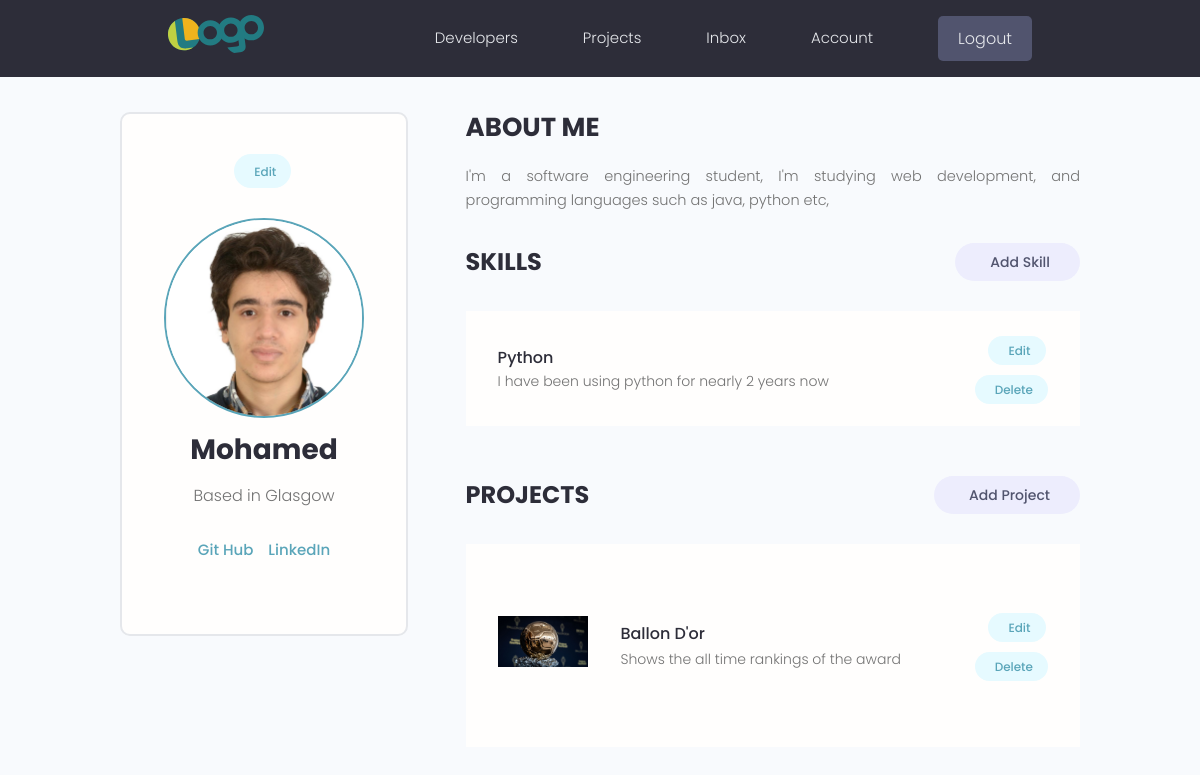
Screenshot of /account/ (signed in) with the database file from the repository.
### users/models.py (models this page shows, shortened)
class Profile(models.Model):
    user = models.OneToOneField(
        User, on_delete=models.CASCADE, null=True, blank=True)
    name = models.CharField(max_length=200, blank=True, null=True)
    email = models.EmailField(max_length=500, blank=True, null=True)
    username = models.CharField(max_length=200, blank=True, null=True)
    location = models.CharField(max_length=200, blank=True, null=True)
    short_intro = models.CharField(max_length=200, blank=True, null=True)
    bio = models.TextField(blank=True, null=True)
    profile_image = models.ImageField(
        null=True, blank=True, upload_to='profiles/', default="profiles/user-default.png")
    social_github = models.CharField(max_length=200, blank=True, null=True)
    social_twitter = models.CharField(max_length=200, blank=True, null=True)
    social_linkedin = models.CharField(max_length=200, blank=True, null=True)
    social_youtube = models.CharField(max_length=200, blank=True, null=True)
    social_website = models.CharField(max_length=200, blank=True, null=True)
    created = models.DateTimeField(auto_now_add=True)
    id = models.UUIDField(default=uuid.uuid4, unique=True,
                          primary_key=True, editable=False)
    class Meta:
        ordering = ['created']
    @property
    def imageURL(self):
        try:
            url = self.profile_image.url
        except:
            url = ''
        return url

class Skill(models.Model):
    owner = models.ForeignKey(
        Profile, on_delete=models.CASCADE, null=True, blank=True)
    name = models.CharField(max_length=200, blank=True, null=True)
    description = models.TextField(null=True, blank=True)
    created = models.DateTimeField(auto_now_add=True)
    id = models.UUIDField(default=uuid.uuid4, unique=True,
                          primary_key=True, editable=False)

### projects/models.py (models this page shows, shortened)
class Project(models.Model):
    owner = models.ForeignKey(
        Profile, null=True, blank=True, on_delete=models.CASCADE)
    title = models.CharField(max_length=200)
    description = models.TextField(null=True, blank=True)
    featured_image = models.ImageField(
        null=True, blank=True, default="default.jpg")
    demo_link = models.CharField(max_length=2000, null=True, blank=True)
    source_link = models.CharField(max_length=2000, null=True, blank=True)
    tags = models.ManyToManyField('Tag', blank=True)
    vote_total = models.IntegerField(default=0, null=True, blank=True)
    vote_ratio = models.IntegerField(default=0, null=True, blank=True)
    created = models.DateTimeField(auto_now_add=True)
    id = models.UUIDField(default=uuid.uuid4, unique=True,
                          primary_key=True, editable=False)
    class Meta:
        ordering = ['-vote_ratio', '-vote_total', 'title']
    @property
    def imageURL(self):
        try:
            url = self.featured_image.url
        except:
            url = ''
        return url

### users/views.py (the view)
# urls.py: path('account/', views.userAccount, name="account"),
@login_required(login_url='login') #login is required
def userAccount(request):
    profile = request.user.profile
    skills = profile.skill_set.all()
    projects = profile.project_set.all()
    context = {'profile': profile, 'skills': skills, 'projects': projects}
    return render(request, 'users/account.html', context)

### users/templates/users/account.html (shortened to what this page needs)
{% extends 'main.html' %}
{% block content %}
<main class="settingsPage profile my-md">
  <div class="container">
    <div class="layout">
      <div class="column column--1of3">
        <div class="card text-center">
          <div class="card__body dev">
            <a class="tag tag--pill tag--main settings__btn" href="{% url 'edit-account' %}">
              Edit</a>
            <img class="avatar avatar--xl dev__avatar" src="{{profile.imageURL}}" />
            <h2 class="dev__name">{{profile.name}}</h2>
            <p class="dev__location">Based in {{profile.location}}</p>
            <ul class="dev__social">
              {% if profile.social_github %}
              <li>
                <a title="Github" href="{{profile.social_github}}" target="_blank">Git Hub</a>
              </li>
              {% endif %}
              {% if profile.social_linkedin %}
              <li>
                <a title="LinkedIn" href="{{profile.social_linkedin}}" target="_blank">LinkedIn</a>
              </li>
              {% endif %}
            </ul>
          </div>
        </div>
      </div>
      <div class="column column--2of3">
        <div class="devInfo">
          <h3 class="devInfo__title">About Me</h3>
          <p class="devInfo__about">{{profile.bio}}</p>
        </div>
        <div class="settings">
          <h3 class="settings__title">Skills</h3>
          <a class="tag tag--pill tag--sub settings__btn tag--lg" href="{% url 'create-skill' %}"> Add Skill</a>
        </div>
        <table class="settings__table">
          {% for skill in skills %}
          <tr>
            <td class="settings__tableInfo">
              <h4>{{skill.name}}</h4>
              <p>
                {{skill.description}}
              </p>
            </td>
            <td class="settings__tableActions">
              <a class="tag tag--pill tag--main settings__btn" href="{% url 'update-skill' skill.id %}"> Edit</a>
              <a class="tag tag--pill tag--main settings__btn" href="{% url 'delete-skill' skill.id %}?next=/account">
                Delete</a>
            </td>
          </tr>
          {% endfor %}
        </table>
        <div class="settings">
          <h3 class="settings__title">Projects</h3>
          <a class="tag tag--pill tag--sub settings__btn tag--lg" href="{% url 'create-project' %}"> Add Project</a>
        </div>
        <table class="settings__table">
          {% for project in projects %}
          <tr>
            <td class="settings__thumbnail">
              <a href="{% url 'project' project.id %}"><img src="{{project.imageURL}}" alt="Project Thumbnail" /></a>
            </td>
            <td class="settings__tableInfo">
              <a href="{% url 'project' project.id %}">{{project.title}}</a>
              <p>{{project.description|slice:"150"}}</p>
            </td>
            <td class="settings__tableActions">
              <a class="tag tag--pill tag--main settings__btn" href="{% url 'update-project' project.id %}"> Edit</a>
              <a class="tag tag--pill tag--main settings__btn"
                href="{% url 'delete-project'  project.id %}?next=/account">
                Delete</a>
            </td>
          </tr>
          {% endfor %}
        </table>
      </div>
    </div>
  </div>
</main>
{% endblock %}

### static/styles/app.css (style rules this page uses)
:root { --color-sub: #2d2d39; }
.card { border: 2px solid var(--color-light); }
img { width: 100%; }
.profile .card > .dev { padding: 4rem; }
.dev__avatar { display: block; margin: auto; }
.dev__name { color: var(--color-sub); font-size: 2.8rem; font-weight: 700; margin-top: 1rem; margin-bottom: 0.5rem; }
.dev__location { margin-top: 1rem; }
.dev__social { margin: 3rem 0; list-style: none; display: flex; justify-content: center; gap: 1.5rem; }
.devInfo { margin-bottom: 3rem; }
.devInfo__title, .devInfo__subtitle { font-size: 2.6rem; color: var(--color-sub); text-transform: uppercase; font-weight: 700; margin-bottom: 1.5rem; }
.devInfo__about, .devSkill__info { font-size: 1.45rem; line-height: 1.7; text-align: justify; }
.settingsPage .dev > .settings__btn { display: inline-block; margin-bottom: 3rem; }
.settings { display: flex; justify-content: space-between; align-items: center; }
.settings__title { font-size: 2.4rem; text-transform: uppercase; font-weight: 700; color: var(--color-sub); }
.settings__table { margin-top: 3rem; margin-bottom: 5rem; padding: 0 3rem; background: var(--color-white); }
.settings__table tr { width: 100%; }
.settings__table tr > td { padding: 2rem 0; }
.settings__thumbnail { width: 23%; min-width: 10rem; }
.settings__thumbnail img { padding-right: 3rem; height: 15rem; object-fit: contain; }
.settings__tableInfo { width: 100%; }
.settings__tableInfo h4, .settings__tableInfo a { padding-right: 1rem; width: auto; font-size: 1.6rem; font-weight: 500; color: var(--color-sub); }
.settings__tableInfo p { font-size: 1.4rem; }
.settings__tableActions { text-align: right; }

### static/uikit/styles/modules/_variables.css (style rules this page uses)
:root { --color-main: #5aa5b9; --color-main-light: #e6faff; --color-sub: #3f4156; --color-sub-light: #51546e; --color-sub-lighter: #ededfd; --color-text: #737373; --color-gray: #8b8b8b; --color-light: #e5e7eb; --color-light-gray: #767676; --color-bg: #f8fafd; --color-white: #fffefd; --color-white-light: #f3f3f3; --color-success: #359e64; --color-success-bg: #def8e8; --color-error: #fc4b0b; --color-error-bg: #fff2ee; --font-base: 'Poppins', arial, helvetica, 'Segoe UI', roboto, ubuntu, sans-serif; --font-monospace: 'Fira Code', 'Courier New', courier, monospace; --font-regular: 300; --font-medium: 500; --font-bold: 700; --generic-shadow: 1px 1px 5px #00000010; --generic-transition: all 0.3s ease-in-out; }

### static/uikit/styles/modules/_base.css (style rules this page uses)
* { margin: 0; padding: 0; box-sizing: border-box; text-rendering: optimizeLegibility; color: inherit; font-size: inherit; }
html { font-size: 50%; }
@media only screen and (min-width: 480px) { html { font-size: 56.25%; } }
@media only screen and (min-width: 1200px) { html { font-size: 62.5%; } }
body { line-height: 1.6; font-weight: 400; font-size: 1.5rem; color: var(--color-text); background-color: var(--color-bg); min-height: 100vh; }

### static/uikit/styles/modules/_typography.css (style rules this page uses)
* { font-family: var(--font-base); }
h2 { font-size: 3.6rem; font-weight: var(--font-bold); }
h3 { font-size: 3.2rem; font-weight: var(--font-medium); }
h4 { font-size: 2.8rem; font-weight: var(--font-medium); }
p, span, strong { font-size: 1.6rem; color: var(--color-text); font-weight: var(--font-regular); }
a { padding-bottom: 2px; text-decoration: none; display: inline-block; color: var(--color-main); font-weight: var(--font-medium); }

### static/uikit/styles/modules/_utilities.css (style rules this page uses)
.container { width: 92%; max-width: 165rem; margin: 0 auto; box-sizing: border-box; }
@media screen and (min-width: 1000px) { .container { width: 90%; } }
@media screen and (min-width: 1200px) { .container { width: 80%; } }
.text-center { text-align: center; }
.my-md { margin: 3rem auto; }

### static/uikit/styles/modules/_avatar.css (style rules this page uses)
.avatar { border-radius: 50%; border: 2px solid var(--color-main); object-fit: cover; }
.avatar--xl { height: 20rem; width: 20rem; }

### static/uikit/styles/modules/_card.css (style rules this page uses)
.card { border-radius: 1rem; background-color: var(--color-white); border: 1.5px solid var(--color-light); width: auto; height: auto; margin-top: 0.5rem; margin-bottom: 0.5rem; overflow: hidden; }
.card__body, .card__header { padding: 2rem 2.5rem; }

### static/uikit/styles/modules/_layout.css (style rules this page uses)
.layout { display: flex; flex-flow: row wrap; justify-content: space-between; }
.layout > .column { margin-bottom: 3rem; }
.layout > .column.column--1of3 { flex-basis: 30%; }
.layout > .column.column--2of3 { flex-basis: 64%; }

### rows the page displays
Profile: imageURL (picture), name "Mohamed", location "Glasgow", bio "I'm a software engineering student, I'm studying web development, and programming languages such as java, python etc,"
Skill: name "Python", description "I have been using python for nearly 2 years now"
Project: imageURL (picture), title "Ballon D'or", description "Shows the all time rankings of the award"
